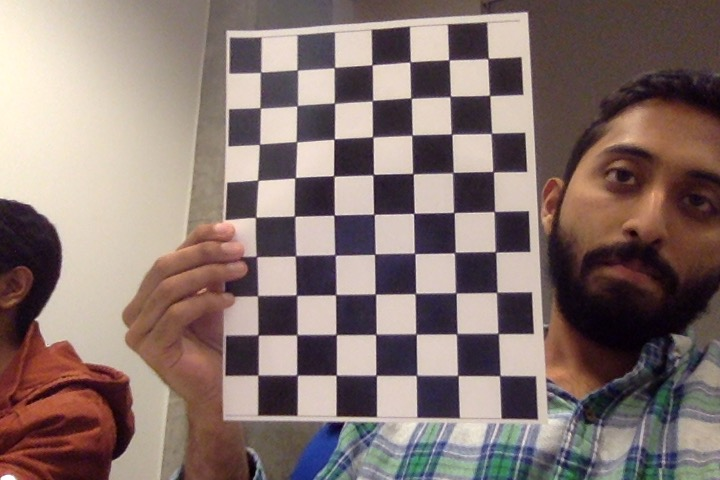
#> input picture src/comp_vision/Photo on 10-11-19 at 8.35 PM #2.jpg, 720 x 480 px
$ python calibration.py 'Photo on 10-11-19 at 8.35 PM #2.jpg'
#> lines starting #> are read from the running program, lines starting #| are printed output that depends on the picture
#!/usr/bin/env python
# Author: OpenCV native file. This is used to calibrate camera's focus length

'''
camera calibration for distorted images with chess board samples
reads distorted images, calculates the calibration and write undistorted images
usage:
    calibrate.py [--debug <output path>] [--square_size] [<image mask>]
default values:
    --debug:    ./output/
    --square_size: 1.0
    <image mask> defaults to ../data/left*.jpg
'''

# Python 2/3 compatibility
from __future__ import print_function

import numpy as np
import cv2 as cv

# local modules
from common import splitfn

# built-in modules
import os

def main():
    import sys
    import getopt
    from glob import glob

    args, img_mask = getopt.getopt(sys.argv[1:], '', ['debug=', 'square_size=', 'threads='])
    args = dict(args)
    args.setdefault('--debug', './output/')
    args.setdefault('--square_size', 1.0)
    args.setdefault('--threads', 4)
    if not img_mask:
        img_mask = '../data/left??.jpg'  # default
    else:
        img_mask = img_mask[0]

    img_names = glob(img_mask)
    debug_dir = args.get('--debug')
    if debug_dir and not os.path.isdir(debug_dir):
        os.mkdir(debug_dir)
    square_size = float(args.get('--square_size'))

    pattern_size = (9, 6)
    pattern_points = np.zeros((np.prod(pattern_size), 3), np.float32)
    pattern_points[:, :2] = np.indices(pattern_size).T.reshape(-1, 2)
    pattern_points *= square_size

    obj_points = []
    img_points = []
    h, w = cv.imread(img_names[0], cv.IMREAD_GRAYSCALE).shape[:2]  # TODO: use imquery call to retrieve results
#> h = 480; w = 720

    def processImage(fn):
#> called with fn = 'Photo on 10-11-19 at 8.35 PM #2.jpg'
        print('processing %s... ' % fn)
        img = cv.imread(fn, 0)
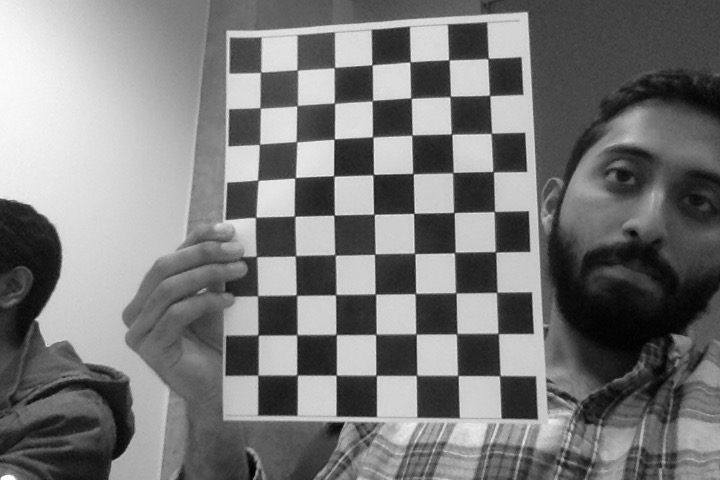
#> img: shape (480, 720); min 0, max 255, mean 121.1
        if img is None:
            print("Failed to load", fn)
            return None

        assert w == img.shape[1] and h == img.shape[0], ("size: %d x %d ... " % (img.shape[1], img.shape[0]))
        found, corners = cv.findChessboardCorners(img, pattern_size)
#> found = False; corners = None
        if found:
            term = (cv.TERM_CRITERIA_EPS + cv.TERM_CRITERIA_COUNT, 30, 0.1)
            cv.cornerSubPix(img, corners, (5, 5), (-1, -1), term)

        if debug_dir:
            vis = cv.cvtColor(img, cv.COLOR_GRAY2BGR)
            cv.drawChessboardCorners(vis, pattern_size, corners, found)
            _path, name, _ext = splitfn(fn)
            outfile = os.path.join(debug_dir, name + '_chess.png')
            cv.imwrite(outfile, vis)

        if not found:
            print('chessboard not found')
            return None

        print('           %s... OK' % fn)
        return (corners.reshape(-1, 2), pattern_points)

    threads_num = int(args.get('--threads'))
    if threads_num <= 1:
        chessboards = [processImage(fn) for fn in img_names]
    else:
        print("Run with %d threads..." % threads_num)
        from multiprocessing.dummy import Pool as ThreadPool
        pool = ThreadPool(threads_num)
        chessboards = pool.map(processImage, img_names)

    chessboards = [x for x in chessboards if x is not None]
    for (corners, pattern_points) in chessboards:
        img_points.append(corners)
        obj_points.append(pattern_points)

    # calculate camera distortion
    rms, camera_matrix, dist_coefs, rvecs, tvecs = cv.calibrateCamera(obj_points, img_points, (w, h), None, None)

    print("\nRMS:", rms)
    print("camera matrix:\n", camera_matrix)
    print("distortion coefficients: ", dist_coefs.ravel())

    # undistort the image with the calibration
    print('')
    for fn in img_names if debug_dir else []:
        path, name, ext = splitfn(fn)
        img_found = os.path.join(debug_dir, name + '_chess.png')
        outfile = os.path.join(debug_dir, name + '_undistorted.png')

        img = cv.imread(img_found)
        if img is None:
            continue

        h, w = img.shape[:2]
        newcameramtx, roi = cv.getOptimalNewCameraMatrix(camera_matrix, dist_coefs, (w, h), 1, (w, h))

        dst = cv.undistort(img, camera_matrix, dist_coefs, None, newcameramtx)

        # crop and save the image
        x, y, w, h = roi
        dst = dst[y:y+h, x:x+w]

        print('Undistorted image written to: %s' % outfile)
        cv.imwrite(outfile, dst)

    print('Done')


if __name__ == '__main__':
    print(__doc__)
    main()
#> (the call stopped at in processImage, `_path, name, _ext = splitfn(fn)`: common is not available in this run)
    cv.destroyAllWindows()

$ run again, on src/comp_vision/circles2.jpg
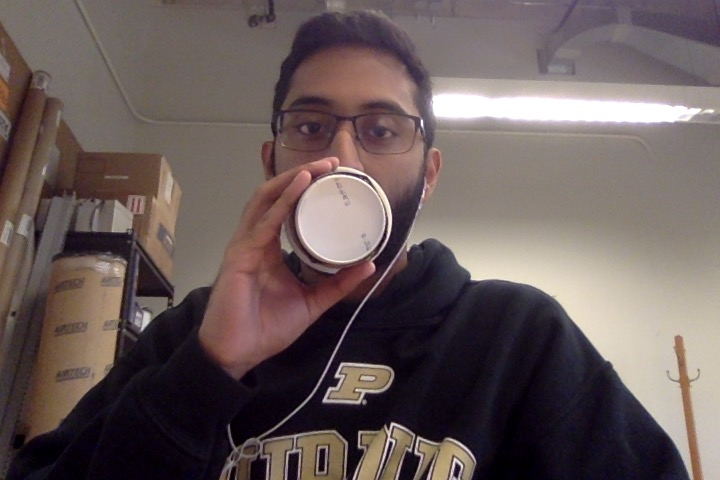
#> input picture src/comp_vision/circles2.jpg, 720 x 480 px
#> h = 480; w = 720
#> in processImage, `img = cv.imread(fn, 0)`:
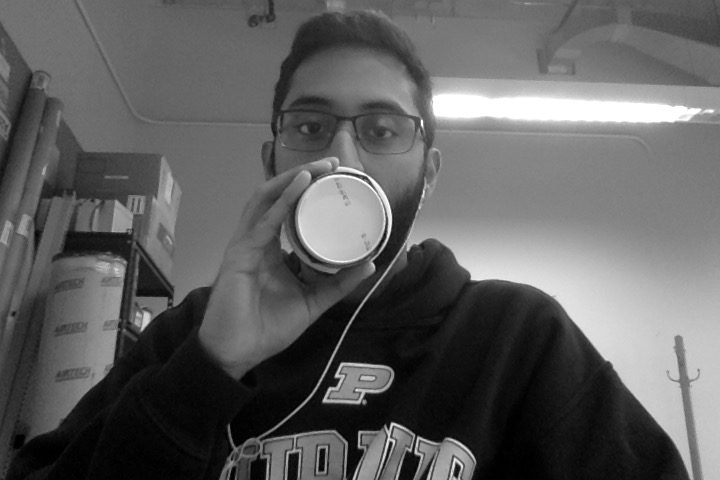
#> img: shape (480, 720); min 0, max 255, mean 94.9
#> found = False; corners = None

$ run again, on src/comp_vision/circles3.jpg
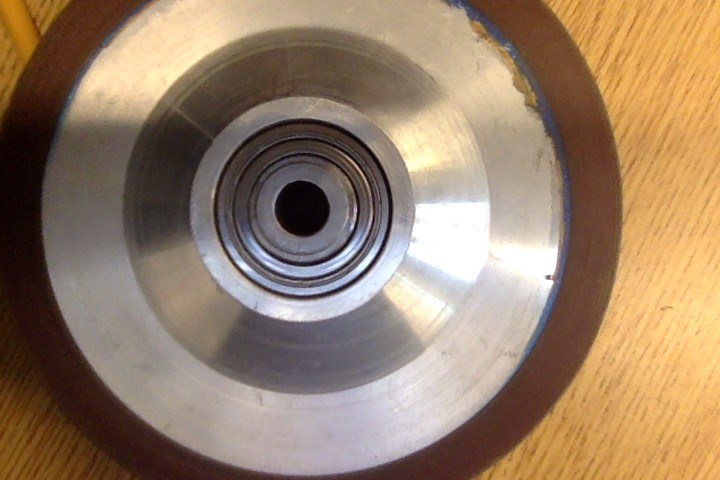
#> input picture src/comp_vision/circles3.jpg, 720 x 480 px
#> h = 480; w = 720
#> in processImage, `img = cv.imread(fn, 0)`:
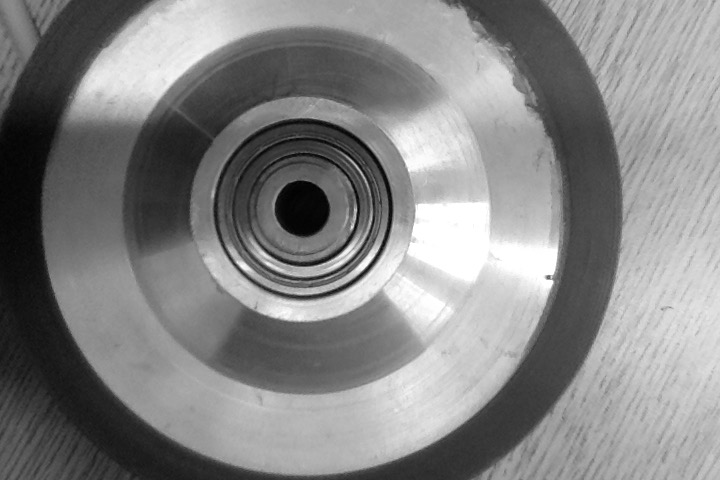
#> img: shape (480, 720); min 0, max 255, mean 132.5
#> found = False; corners = None
